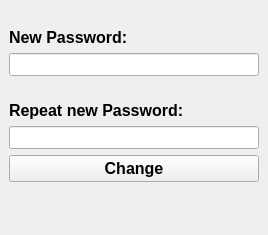
<?xml version="1.0" encoding="UTF-8"?>
<ui version="4.0">
 <class>MainWindow</class>
 <widget class="QMainWindow" name="MainWindow">
  <property name="geometry">
   <rect>
    <x>0</x>
    <y>0</y>
    <width>268</width>
    <height>235</height>
   </rect>
  </property>
  <property name="windowTitle">
   <string>MainWindow</string>
  </property>
  <widget class="QWidget" name="centralwidget">
   <layout class="QGridLayout" name="gridLayout">
    <item row="1" column="0">
     <widget class="QLineEdit" name="New_pass">
      <property name="font">
       <font>
        <family>Microsoft YaHei UI</family>
        <pointsize>10</pointsize>
       </font>
      </property>
      <property name="text">
       <string/>
      </property>
      <property name="echoMode">
       <enum>QLineEdit::Password</enum>
      </property>
     </widget>
    </item>
    <item row="5" column="0">
     <widget class="QPushButton" name="Change_btn">
      <property name="font">
       <font>
        <family>Microsoft YaHei UI</family>
        <pointsize>12</pointsize>
        <weight>75</weight>
        <bold>true</bold>
       </font>
      </property>
      <property name="text">
       <string>Change</string>
      </property>
     </widget>
    </item>
    <item row="0" column="0">
     <widget class="QLabel" name="label_2">
      <property name="font">
       <font>
        <family>Microsoft YaHei UI</family>
        <pointsize>12</pointsize>
        <weight>75</weight>
        <bold>true</bold>
       </font>
      </property>
      <property name="text">
       <string>New Password:</string>
      </property>
      <property name="alignment">
       <set>Qt::AlignBottom|Qt::AlignLeading|Qt::AlignLeft</set>
      </property>
     </widget>
    </item>
    <item row="2" column="0">
     <widget class="QLabel" name="label">
      <property name="font">
       <font>
        <family>Microsoft YaHei UI</family>
        <pointsize>12</pointsize>
        <weight>75</weight>
        <bold>true</bold>
       </font>
      </property>
      <property name="text">
       <string>Repeat new Password:</string>
      </property>
      <property name="alignment">
       <set>Qt::AlignBottom|Qt::AlignLeading|Qt::AlignLeft</set>
      </property>
     </widget>
    </item>
    <item row="3" column="0">
     <widget class="QLineEdit" name="New_pass_repeat">
      <property name="font">
       <font>
        <family>Microsoft YaHei UI</family>
        <pointsize>10</pointsize>
       </font>
      </property>
      <property name="echoMode">
       <enum>QLineEdit::Password</enum>
      </property>
     </widget>
    </item>
    <item row="6" column="0">
     <widget class="QLabel" name="Response">
      <property name="font">
       <font>
        <family>Microsoft YaHei UI</family>
        <pointsize>11</pointsize>
        <weight>75</weight>
        <bold>true</bold>
       </font>
      </property>
      <property name="text">
       <string/>
      </property>
      <property name="alignment">
       <set>Qt::AlignCenter</set>
      </property>
     </widget>
    </item>
   </layout>
  </widget>
 </widget>
 <tabstops>
  <tabstop>New_pass</tabstop>
  <tabstop>New_pass_repeat</tabstop>
  <tabstop>Change_btn</tabstop>
 </tabstops>
 <resources/>
 <connections/>
</ui>
